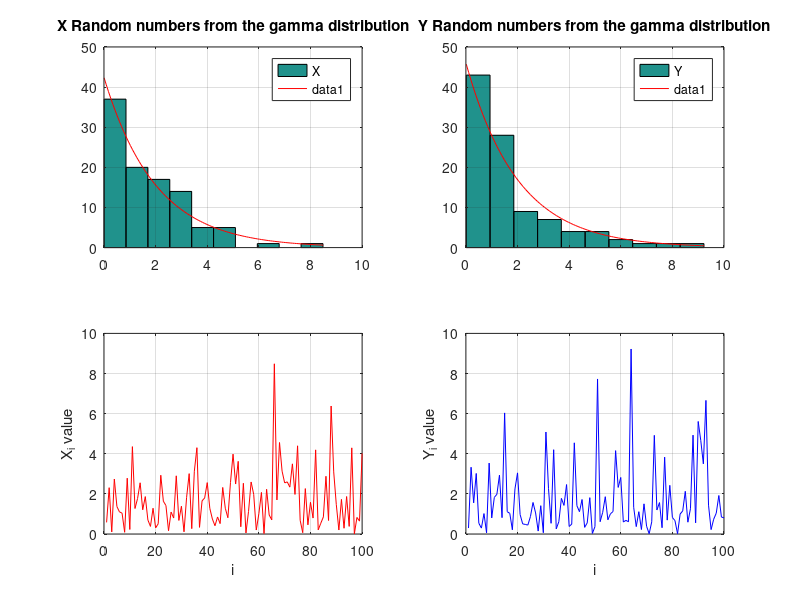

Source code (MATLAB):
clear all;
clc;
close all;

alpha_1 = 0.005;
alpha_2 = 0.01;
alpha_3 = 0.05;

A = 1;
B = 2;
m1 = [1 100];
m2 = [1 100];
h1 = 10.0;
h2 = 10.0;

% generate X from the gamma distribution
X = gamrnd(A,B,m1)
%  generate Y from the gamma distribution
Y = gamrnd(A,B,m2)

figure;
subplot(2,2,1);
hist(X, h1);
x=min(X):(max(X)-min(X))/100:max(X);
fx= gampdf(x, A,B);
ffx=fx*100*((max(X)-min(X))/h1);
title('X Random numbers from the gamma distribution');
grid on;
legend('X');
hold on
plot(x,ffx,'r')

subplot(2,2,2);
hist(Y, h2);
y=min(Y):(max(Y)-min(Y))/100:max(Y);
fy= gampdf(y, A,B);
ffy=fy*100*((max(Y)-min(Y))/h2);
title('Y Random numbers from the gamma distribution');
grid on;
legend('Y');
hold on;
plot(y,ffy,'r');

subplot(2,2,3);
plot(X, 'r-');
grid on;
xlabel('i');
ylabel('X_i value');
subplot(2,2,4);
plot(Y, 'b-');
grid on;
xlabel('i');
ylabel('Y_i value');